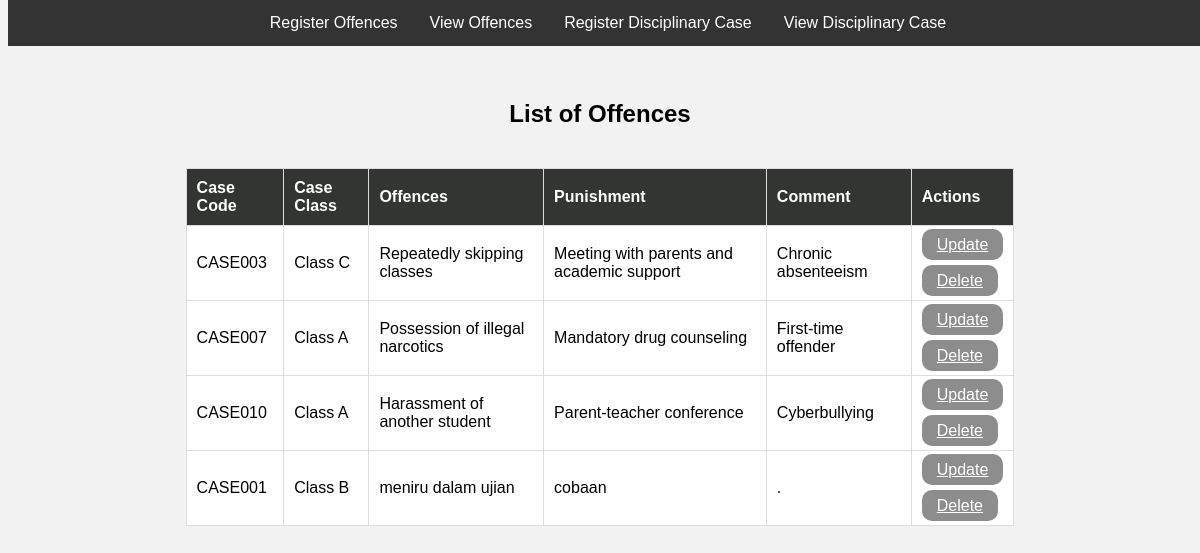
The page /registeroffences_list/ on the database its author committed.
### UTTK/models.py (models this page shows)
class Register_Case(models.Model):
    caseCode = models.CharField(max_length=50, primary_key=True)
    caseClass = models.CharField(max_length=50)
    offences = models.TextField(max_length=500)
    punishment = models.TextField(max_length=500)
    registerText = models.TextField(max_length=500)

### UTTK/views.py (the view)
# urls.py: path("registeroffences_list/", views.registeroffences_list, name="registeroffences_list"),
def registeroffences_list(request):
    cases = Register_Case.objects.all()
    for case in cases:
        print(f"Case Code: {case.caseCode}, Case Class: {case.caseClass}, Offences: {case.offences}")
    context = {
        'cases': cases,
    }
    return render(request, 'registeroffences_list.html', context)

### UTTK/templates/registeroffences_list.html (shortened to what this page needs)
{% load static %}
<!DOCTYPE html>
<html lang="en">
<head>
</head>
<body>
  <div class="navbar">
    <a href="{% url 'registeroffencesform' %}">Register Offences</a>
    <a href="{% url 'registeroffences_list' %}">View Offences</a>
    <a href="{% url 'disciplinarycase' %}">Register Disciplinary Case</a>
    <a href="{% url 'disciplinary_case_list' %}">View Disciplinary Case</a>
  </div>
  <div class="container">
    <h2>List of Offences</h2>
    <table class="table table-striped table-bordered mt-5" style="background-color: white;">
      <thead>
        <tr>
          <th scope="col">Case Code</th>
          <th scope="col">Case Class</th>
          <th scope="col">Offences</th>
          <th scope="col">Punishment</th>
          <th scope="col">Comment</th>
          <th scope="col">Actions</th>
        </tr>
      </thead>
      <tbody>
        {% for case in cases %}
        <tr>
          <td>{{ case.caseCode }}</td>
          <td>{{ case.caseClass }}</td>
          <td>{{ case.offences }}</td>
          <td>{{ case.punishment }}</td>
          <td>{{ case.registerText }}</td>
          <td>
            <a href="{% url 'update_case' case.caseCode %}" class="btn btn-primary">Update</a>
            <br>
            <br>
            <a href="{% url 'delete_case' case.caseCode %}" class="btn btn-danger">Delete</a>
          </td>
        </tr>
        {% empty %}
        <tr>
          <td colspan="7">No cases found.</td>
        </tr>
        {% endfor %}
      </tbody>
    </table>
  </div>
  <br>
  <br>
</body>
</html>

### UTTK/templates/registeroffences_list.html (style rules this page uses)
body { background-color: #F2F2F2; text-align: center; font-family: Arial, sans-serif; }
.navbar { background-color: #333; display: flex; justify-content: center; width: 100%; position: absolute; top: 0; z-index: 1; }
.navbar a { color: white; text-align: center; padding: 14px 16px; text-decoration: none; }
.container { display: flex; flex-direction: column; align-items: center; margin-top: 80px; }
table { width: 70%; margin: 20px auto; border-collapse: collapse; }
table, th, td { border: 1px solid #ddd; }
th, td { padding: 10px; text-align: left; }
th { background-color: rgb(50, 53, 50); color: white; }
h2 { font-family: 'Arial', sans-serif; color: black; }
.btn-primary { background-color: #8d8d8d; color: white; border: none; padding: 7px 15px; cursor: pointer; border-radius: 10px; transition: background-color 0.3s; }
.btn-danger { background-color: #8d8d8d; color: white; border: none; padding: 7px 15px; cursor: pointer; border-radius: 10px; transition: background-color 0.3s; }

### rows shown on the page
Register_Case: caseCode "CASE003", caseClass "Class C", offences "Repeatedly skipping classes", punishment "Meeting with parents and academic support", registerText "Chronic absenteeism"
Register_Case: caseCode "CASE007", caseClass "Class A", offences "Possession of illegal narcotics", punishment "Mandatory drug counseling", registerText "First-time offender"
Register_Case: caseCode "CASE010", caseClass "Class A", offences "Harassment of another student", punishment "Parent-teacher conference", registerText "Cyberbullying"
Register_Case: caseCode "CASE001", caseClass "Class B", offences "meniru dalam ujian", punishment "cobaan", registerText "."
